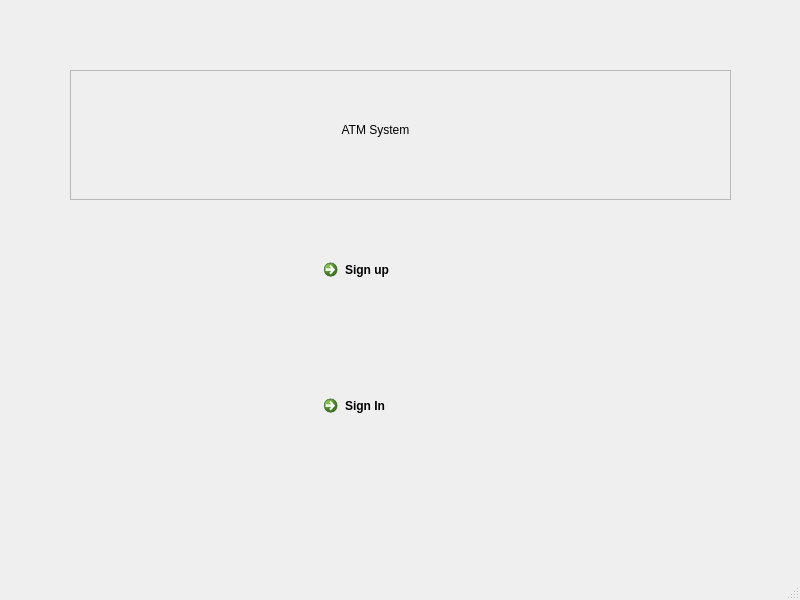
<?xml version="1.0" encoding="UTF-8"?>
<ui version="4.0">
 <class>MainWindow</class>
 <widget class="QMainWindow" name="MainWindow">
  <property name="geometry">
   <rect>
    <x>0</x>
    <y>0</y>
    <width>800</width>
    <height>600</height>
   </rect>
  </property>
  <property name="windowTitle">
   <string>MainWindow</string>
  </property>
  <widget class="QWidget" name="centralwidget">
   <widget class="QWidget" name="verticalLayoutWidget">
    <property name="geometry">
     <rect>
      <x>70</x>
      <y>70</y>
      <width>661</width>
      <height>401</height>
     </rect>
    </property>
    <layout class="QVBoxLayout" name="verticalLayout">
     <item>
      <widget class="QFrame" name="frame">
       <property name="frameShape">
        <enum>QFrame::Shape::StyledPanel</enum>
       </property>
       <property name="frameShadow">
        <enum>QFrame::Shadow::Raised</enum>
       </property>
       <widget class="QLabel" name="label">
        <property name="geometry">
         <rect>
          <x>210</x>
          <y>30</y>
          <width>191</width>
          <height>61</height>
         </rect>
        </property>
        <property name="text">
         <string>&lt;html&gt;&lt;head/&gt;&lt;body&gt;&lt;p align=&quot;center&quot;&gt;ATM System&lt;/p&gt;&lt;/body&gt;&lt;/html&gt;</string>
        </property>
       </widget>
      </widget>
     </item>
     <item alignment="Qt::AlignmentFlag::AlignHCenter|Qt::AlignmentFlag::AlignVCenter">
      <widget class="QCommandLinkButton" name="commandLinkButton_2">
       <property name="text">
        <string>Sign up</string>
       </property>
      </widget>
     </item>
     <item alignment="Qt::AlignmentFlag::AlignHCenter|Qt::AlignmentFlag::AlignVCenter">
      <widget class="QCommandLinkButton" name="commandLinkButton">
       <property name="text">
        <string>Sign In</string>
       </property>
      </widget>
     </item>
    </layout>
   </widget>
  </widget>
  <widget class="QStatusBar" name="statusbar"/>
 </widget>
 <resources/>
 <connections/>
</ui>
